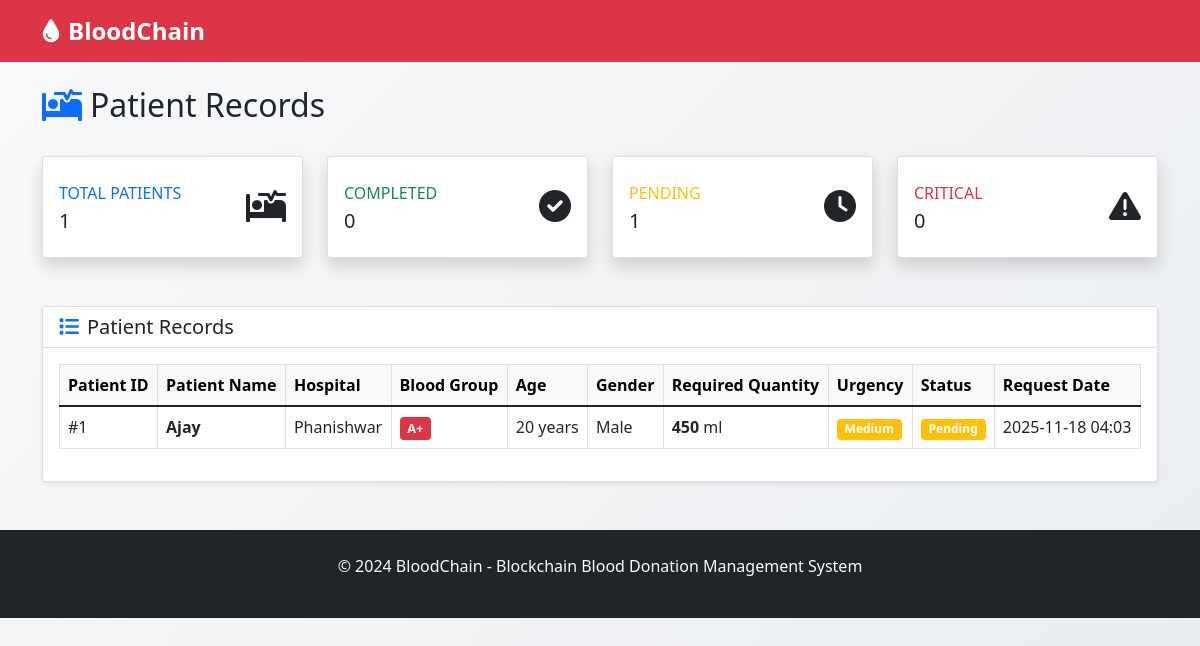
The page /view/patients on the database its author committed.
### tables this page shows
CREATE TABLE patient (
            id INTEGER PRIMARY KEY AUTOINCREMENT,
            name TEXT NOT NULL,
            hospital_id INTEGER,
            blood_group TEXT NOT NULL,
            age INTEGER,
            gender TEXT,
            required_quantity_ml INTEGER NOT NULL,
            urgency_level TEXT DEFAULT 'Medium',
            status TEXT DEFAULT 'Pending',
            requested_date TIMESTAMP DEFAULT CURRENT_TIMESTAMP,
            FOREIGN KEY (hospital_id) REFERENCES hospital(id)
        );

CREATE TABLE hospital (
            id INTEGER PRIMARY KEY AUTOINCREMENT,
            name TEXT NOT NULL,
            email TEXT UNIQUE NOT NULL,
            password TEXT NOT NULL,
            license_number TEXT UNIQUE,
            address TEXT,
            phone TEXT,
            specialties TEXT,
            created_at TIMESTAMP DEFAULT CURRENT_TIMESTAMP
        );

### app.py (the view)
@app.route('/view/patients')
def view_patients():
    conn = get_db_connection()
    patients = []
    if conn:
        try:
            cursor = conn.cursor()
            cursor.execute("""
                SELECT p.*, h.name as hospital_name
                FROM patient p
                LEFT JOIN hospital h ON p.hospital_id = h.id
                ORDER BY p.requested_date DESC
            """)
            patient_rows = cursor.fetchall()
            for row in patient_rows:
                requested_date_str = row[9]
                formatted_date = requested_date_str
                if requested_date_str:
                    try:
                        dt_object = datetime.strptime(requested_date_str, '%Y-%m-%d %H:%M:%S')
                        formatted_date = dt_object.strftime('%Y-%m-%d %H:%M')
                    except ValueError:
                        pass
                patients.append({
                    'id': row[0],
                    'name': row[1],
                    'hospital_id': row[2],
                    'blood_group': row[3],
                    'age': row[4],
                    'gender': row[5],
                    'required_quantity_ml': row[6],
                    'urgency_level': row[7],
                    'status': row[8],
                    'requested_date': formatted_date, # <-- Passing the formatted string
                    'hospital_name': row[10] if row[10] else 'Unknown Hospital'
                })
        except Exception as e:
            print(f"Error fetching patients: {e}")
        finally:
            conn.close()
    return render_template('view_patients.html', patients=patients)

### app.py (called while the page is built)
def get_db_connection():
    return db_config.get_connection()

def get_today_date():
    return datetime.now().strftime('%Y-%m-%d')

@app.context_processor
def inject_today_date():
    return {'today': get_today_date()}

### config.py (called while the page is built)
    def get_connection(self):
        try:
            conn = sqlite3.connect(self.database_path)
            conn.row_factory = sqlite3.Row
            return conn
        except Exception as e:
            print(f"❌ SQLite connection error: {e}")
            return None

### templates/view_patients.html (shortened to what this page needs)
{% extends "base.html" %}
{% block content %}
<div class="row">
    <div class="col-12">
        <div class="d-flex justify-content-between align-items-center mb-4">
            <h2>
                <i class="fas fa-procedures me-2 text-primary"></i>Patient Records
            </h2>
        </div>
        <div class="row mb-4">
            <div class="col-xl-3 col-md-6 mb-4">
                <div class="card border-left-primary shadow h-100 py-2">
                    <div class="card-body">
                        <div class="row no-gutters align-items-center">
                            <div class="col mr-2">
                                <div class="text-xs font-weight-bold text-primary text-uppercase mb-1">
                                    Total Patients
                                </div>
                                <div class="h5 mb-0 font-weight-bold text-gray-800">
                                    {{ patients|length }}
                                </div>
                            </div>
                            <div class="col-auto">
                                <i class="fas fa-procedures fa-2x text-gray-300"></i>
                            </div>
                        </div>
                    </div>
                </div>
            </div>
            <div class="col-xl-3 col-md-6 mb-4">
                <div class="card border-left-success shadow h-100 py-2">
                    <div class="card-body">
                        <div class="row no-gutters align-items-center">
                            <div class="col mr-2">
                                <div class="text-xs font-weight-bold text-success text-uppercase mb-1">
                                    Completed
                                </div>
                                <div class="h5 mb-0 font-weight-bold text-gray-800">
                                    {{ patients|selectattr("status", "equalto", "Completed")|list|length }}
                                </div>
                            </div>
                            <div class="col-auto">
                                <i class="fas fa-check-circle fa-2x text-gray-300"></i>
                            </div>
                        </div>
                    </div>
                </div>
            </div>
            <div class="col-xl-3 col-md-6 mb-4">
                <div class="card border-left-warning shadow h-100 py-2">
                    <div class="card-body">
                        <div class="row no-gutters align-items-center">
                            <div class="col mr-2">
                                <div class="text-xs font-weight-bold text-warning text-uppercase mb-1">
                                    Pending
                                </div>
                                <div class="h5 mb-0 font-weight-bold text-gray-800">
                                    {{ patients|selectattr("status", "equalto", "Pending")|list|length }}
                                </div>
                            </div>
                            <div class="col-auto">
                                <i class="fas fa-clock fa-2x text-gray-300"></i>
                            </div>
                        </div>
                    </div>
                </div>
            </div>
            <div class="col-xl-3 col-md-6 mb-4">
                <div class="card border-left-danger shadow h-100 py-2">
                    <div class="card-body">
                        <div class="row no-gutters align-items-center">
                            <div class="col mr-2">
                                <div class="text-xs font-weight-bold text-danger text-uppercase mb-1">
                                    Critical
                                </div>
                                <div class="h5 mb-0 font-weight-bold text-gray-800">
                                    {{ patients|selectattr("urgency_level", "equalto", "Critical")|list|length }}
                                </div>
                            </div>
                            <div class="col-auto">
                                <i class="fas fa-exclamation-triangle fa-2x text-gray-300"></i>
                            </div>
                        </div>
                    </div>
                </div>
            </div>
        </div>
        <div class="card">
            <div class="card-header bg-white">
                <h5 class="card-title mb-0">
                    <i class="fas fa-list me-2 text-primary"></i>Patient Records
                </h5>
            </div>
            <div class="card-body">
                {% if patients %}
                    <div class="table-responsive">
                        <table class="table table-bordered table-hover">
                            <thead class="table-light">
                                <tr>
                                    <th>Patient ID</th>
                                    <th>Patient Name</th>
                                    <th>Hospital</th>
                                    <th>Blood Group</th>
                                    <th>Age</th>
                                    <th>Gender</th>
                                    <th>Required Quantity</th>
                                    <th>Urgency</th>
                                    <th>Status</th>
                                    <th>Request Date</th>
                                </tr>
                            </thead>
                            <tbody>
                                {% for patient in patients %}
                                <tr>
                                    <td>#{{ patient.id }}</td>
                                    <td>
                                        <strong>{{ patient.name }}</strong>
                                    </td>
                                    <td>
                                        {% if patient.hospital_name %}
                                            {{ patient.hospital_name }}
                                        {% else %}
                                            <span class="text-muted">-</span>
                                        {% endif %}
                                    </td>
                                    <td>
                                        <span class="badge blood-group-badge bg-danger">{{ patient.blood_group }}</span>
                                    </td>
                                    <td>{{ patient.age }} years</td>
                                    <td>{{ patient.gender }}</td>
                                    <td>
                                        <strong>{{ patient.required_quantity_ml }}</strong> ml
                                    </td>
                                    <td>
                                        <span class="badge bg-{{
                                            'success' if patient.urgency_level == 'Low'
                                            else 'warning' if patient.urgency_level == 'Medium'
                                            else 'danger' if patient.urgency_level == 'Critical'
                                            else 'info'
                                        }}">
                                            {{ patient.urgency_level }}
                                        </span>
                                    </td>
                                    <td>
                                        <span class="badge status-badge bg-{{
                                            'warning' if patient.status == 'Pending'
                                            else 'success' if patient.status == 'Approved' or patient.status == 'Completed'
                                            else 'danger'
                                        }}">
                                            {{ patient.status }}
                                        </span>
                                    </td>
                                    <td>{{ patient.requested_date if patient.requested_date else '-' }}</td>
                                </tr>
                                {% endfor %}
                            </tbody>
                        </table>
                    </div>
                {% endif %}
            </div>
        </div>
    </div>
</div>
{% endblock %}

### templates/base.html (style rules this page uses)
body { background: linear-gradient(135deg, #f8f9fa 0%, #e9ecef 100%); min-height: 100vh; }
.card { box-shadow: 0 0.125rem 0.25rem rgba(0, 0, 0, 0.075); border: 1px solid rgba(0, 0, 0, 0.125); transition: transform 0.2s; }
.blood-group-badge { font-size: 0.8rem; padding: 0.4em 0.6em; }
.status-badge { font-size: 0.75rem; }

### rows shown on the page
patient: id "1", name "Ajay", hospital_name "Phanishwar", blood_group "A+", age "20", gender "Male", required_quantity_ml "450", urgency_level "Medium", status "Pending", requested_date "2025-11-18 04:03"

### other values the page prints
{{ patients|length }} "1"
{{ patients|selectattr("status", "equalto", "Completed")|list|length }} "0"
{{ patients|selectattr("status", "equalto", "Pending")|list|length }} "1"
